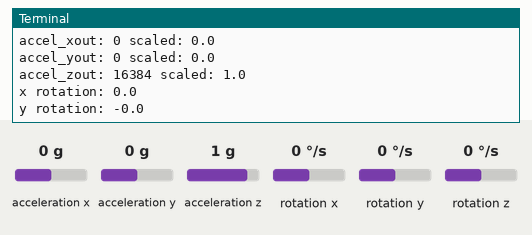
The program below on a simulated Raspberry Pi (BCM pin numbers). On the bench: the last lines printed to the terminal. Inputs (shaded band) come from the test bench; at power-on: acceleration x 0 g, acceleration y 0 g, acceleration z 1 g, rotation x 0 °/s, rotation y 0 °/s, rotation z 0 °/s.

Above: at 1.2 s.
1.3 s: acceleration x set to -1.4 g
At 1.8 s:
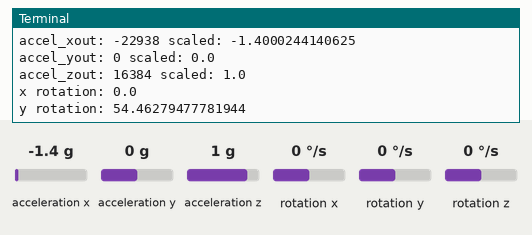
2.8 s: acceleration y set to -1.4 g
At 3.5 s:
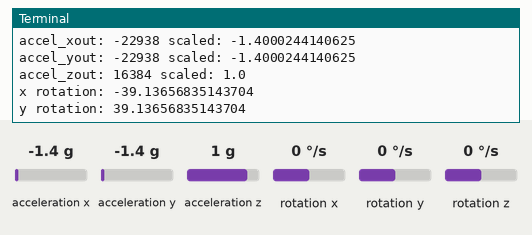
4.3 s: acceleration z set to -1.4 g
At 4.9 s:
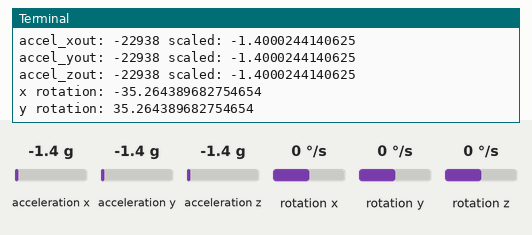
5.8 s: rotation x set to -192 °/s
7.3 s: rotation y set to -192 °/s
Timing chart, 0 to 9.8 s (numbered marks = the images above; inputs shaded):
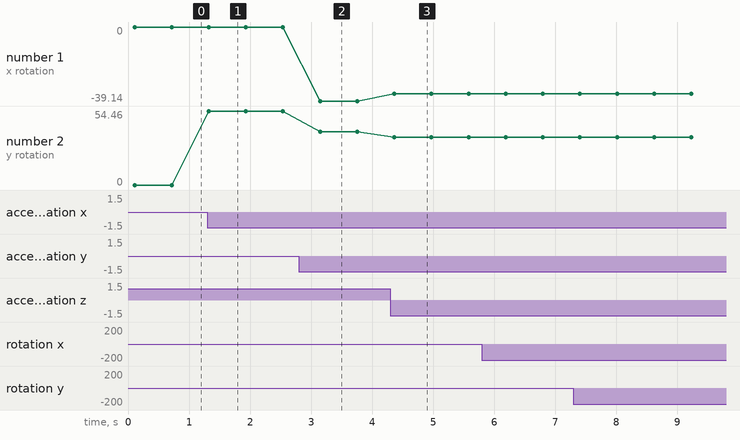

The program:

demo.py
```python
"""Demo the MPU-6050 accelerometer."""

import smbus
import math
import time

# Power management registers
power_mgmt_1 = 0x6b
power_mgmt_2 = 0x6c


def read_byte(adr):
    """Read Byte."""
    return bus.read_byte_data(address, adr)


def read_word(adr):
    """Read word."""
    high = bus.read_byte_data(address, adr)
    low = bus.read_byte_data(address, adr + 1)
    val = (high << 8) + low
    return val


def read_word_2c(adr):
    """Read word 2c."""
    val = read_word(adr)
    if (val >= 0x8000):
        return -((65535 - val) + 1)
    else:
        return val


def dist(a, b):
    """Get distance."""
    return math.sqrt((a * a) + (b * b))


def get_y_rotation(x, y, z):
    """Get y-rotation."""
    radians = math.atan2(x, dist(y, z))
    return -math.degrees(radians)


def get_x_rotation(x, y, z):
    """Get x-rotation."""
    radians = math.atan2(y, dist(x, z))
    return math.degrees(radians)


# or bus = smbus.SMBus(1) for Revision 2 boards
bus = smbus.SMBus(1)
# This is the address value read via the i2cdetect command
address = 0x68

# Now wake the 6050 up as it starts in sleep mode
bus.write_byte_data(address, power_mgmt_1, 0)

while True:
    time.sleep(0.1)
    gyro_xout = read_word_2c(0x43)
    gyro_yout = read_word_2c(0x45)
    gyro_zout = read_word_2c(0x47)

    print('gyro_xout: %s scaled: %s' % (gyro_xout, gyro_xout / 131))
    print('gyro_yout: %s scaled: %s' % (gyro_yout, gyro_yout / 131))
    print('gyro_zout: %s scaled: %s' % (gyro_zout, gyro_zout / 131))

    accel_xout = read_word_2c(0x3b)
    accel_yout = read_word_2c(0x3d)
    accel_zout = read_word_2c(0x3f)

    accel_xout_scaled = accel_xout / 16384.0
    accel_yout_scaled = accel_yout / 16384.0
    accel_zout_scaled = accel_zout / 16384.0

    print('accel_xout: %s scaled: %s' % (accel_xout, accel_xout_scaled))
    print('accel_yout: %s scaled: %s' % (accel_yout, accel_yout_scaled))
    print('accel_zout: %s scaled: %s' % (accel_zout, accel_zout_scaled))

    x_rotation = get_x_rotation(
        accel_xout_scaled, accel_yout_scaled, accel_zout_scaled
    )
    y_rotation = get_y_rotation(
        accel_xout_scaled, accel_yout_scaled, accel_zout_scaled
    )
    print('x rotation: %s' % (x_rotation))
    print('y rotation: %s' % (y_rotation))

    time.sleep(0.5)
```

Measured:
- after the input at 1.3 s, the terminal: prints a new line at once (image 1)
- after the input at 2.8 s, the terminal: prints a new line after 0.35 s (image 2)
- after the input at 4.3 s, the terminal: prints a new line after 0.06 s (image 3)
- plotted number 1: 0 → -39.14 after the input at 2.8 s, -39.14 → -35.26 after the input at 4.3 s
- plotted number 2: 0 → 54.46 after the input at 1.3 s, 54.46 → 39.14 after the input at 2.8 s, 39.14 → 35.26 after the input at 4.3 s
